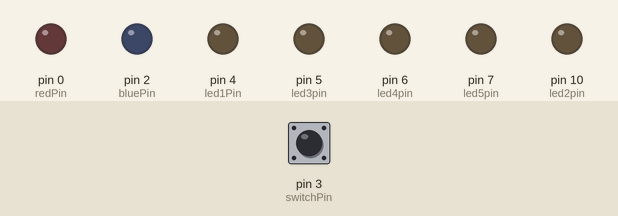
The sketch below on a simulated Arduino Uno, built with avr-gcc and run on an emulated ATmega328P. On the bench: output pins drawn as LEDs (lit = HIGH). The inputs (shaded band) are chosen by the test bench; at power-on: pin 3 (switchPin) LOW.

Above: at 1.2 s.
1.3 s: pin 3 (switchPin) pulled HIGH for 0.15 s
At 2.5 s:
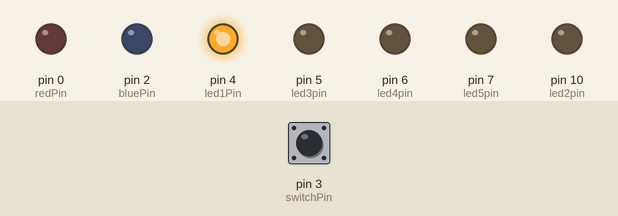
2.9 s: pin 3 (switchPin) pulled HIGH for 1 s
At 5.0 s:
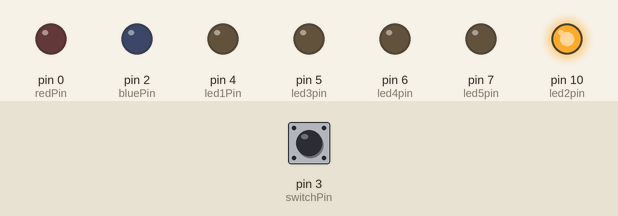
5.4 s: pin 3 (switchPin) pulled HIGH for 0.15 s
At 6.7 s:
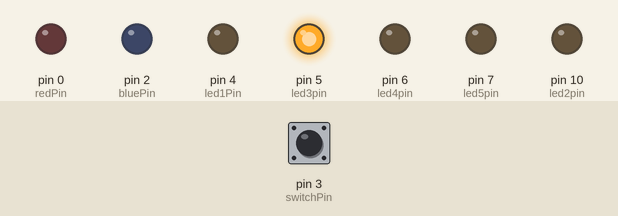
7.0 s: pin 3 (switchPin) pulled HIGH for 3.2 s
At 10.8 s:
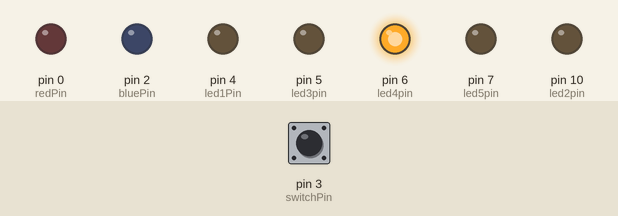
11.7 s: pin 3 (switchPin) pulled HIGH for 0.15 s
At 12.9 s:
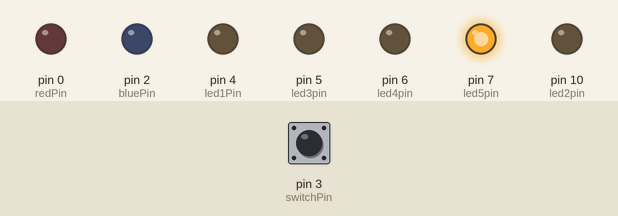
Timing chart, 0 to 14.3 s (numbered marks = the images above; inputs shaded):
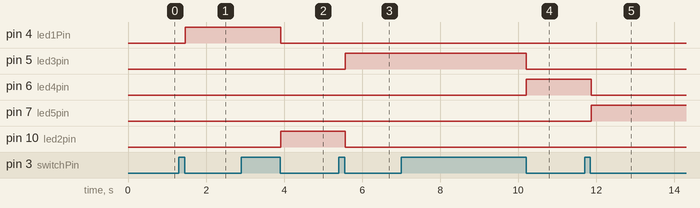

The sketch:

changing_leds_with_button1.ino
```cpp
int redPin=0;
int led2pin=10;
int bluePin=2;
int led1Pin = 4;
int led3pin = 5;
#define led5pin 7
#define led4pin 6
int val;
int val2;
int buttonState;
int Mode = 0;
int switchPin = 3;

void setup()
{
	pinMode(redPin,OUTPUT);
	pinMode(led2pin,OUTPUT);
	pinMode(bluePin,OUTPUT);
	pinMode(led1Pin,OUTPUT);
	pinMode(led2pin,OUTPUT);
	pinMode(led3pin,OUTPUT);
	pinMode(led4pin,OUTPUT);
    pinMode(led5pin,OUTPUT);
    pinMode(switchPin, INPUT);
    buttonState = digitalRead(switchPin);
}

void loop()
{
	val = digitalRead(switchPin);
    delay(10);
    val2 = digitalRead(switchPin);
    if (val == val2)
    {
    	if (val != buttonState)
    	{
      		if (val == LOW)
            {
        		if (Mode == 0)
                {
          		Mode = 1;
        		}
              	else
                {
          			if (Mode == 1)
                    {
            			Mode = 2;
          			}
                  	else
                    {
            			if (Mode == 2)
                        {
              				Mode = 3;
            			}
                      	else
                        {
              				if (Mode == 3)
                            {
                				Mode = 4;
                			}
                          	else
                            {
              					if (Mode == 4)
                                {
                					Mode = 5;
                				}
                              	else
                                {
              					if (Mode == 5)
                                {
                					Mode = 0;
              					}
              				}

              			}
            		}
          		}
        	}
      	}
	}
    buttonState = val;
}
  if (Mode == 0)
  {
    digitalWrite(led1Pin, LOW);
    digitalWrite(led2pin, LOW);
    digitalWrite(led3pin, LOW);
    digitalWrite(led4pin, LOW);
    digitalWrite(led5pin, LOW);
  }
  if (Mode == 1)
  {
    digitalWrite(led1Pin, HIGH);
    digitalWrite(led2pin, LOW);
    digitalWrite(led3pin, LOW);
    digitalWrite(led4pin, LOW);
    digitalWrite(led5pin, LOW);
  }
  if (Mode == 2)
  {
    digitalWrite(led1Pin, LOW);
    digitalWrite(led2pin, HIGH);
    digitalWrite(led3pin, LOW);
    digitalWrite(led4pin, LOW);
    digitalWrite(led5pin, LOW);
  }
  if (Mode == 3)
  {
    digitalWrite(led1Pin, LOW);
    digitalWrite(led2pin, LOW);
    digitalWrite(led3pin, HIGH);
    digitalWrite(led4pin, LOW);
    digitalWrite(led5pin, LOW);
  }
  if (Mode == 4)
  {
    digitalWrite(led1Pin, LOW);
    digitalWrite(led2pin, LOW);
    digitalWrite(led3pin, LOW);
    digitalWrite(led4pin, HIGH);
    digitalWrite(led5pin, LOW);
  }
  if (Mode == 5)
  {
    digitalWrite(led1Pin, LOW);
    digitalWrite(led2pin, LOW);
    digitalWrite(led3pin, LOW);
    digitalWrite(led4pin, LOW);
    digitalWrite(led5pin, HIGH);
  }
}
```

Measured:
- after the input at 1.3 s, pin 4 (led1Pin): LOW → HIGH after 0.17 s
- after the input at 2.9 s, pin 4 (led1Pin): HIGH → LOW after 1.0 s; pin 10 (led2pin): LOW → HIGH after 1.0 s
- after the input at 5.4 s, pin 5 (led3pin): LOW → HIGH after 0.16 s; pin 10 (led2pin): HIGH → LOW after 0.16 s
- after the input at 7.0 s, pin 5 (led3pin): HIGH → LOW after 3.2 s; pin 6 (led4pin): LOW → HIGH after 3.2 s
- after the input at 11.7 s, pin 6 (led4pin): HIGH → LOW after 0.17 s; pin 7 (led5pin): LOW → HIGH after 0.17 s
